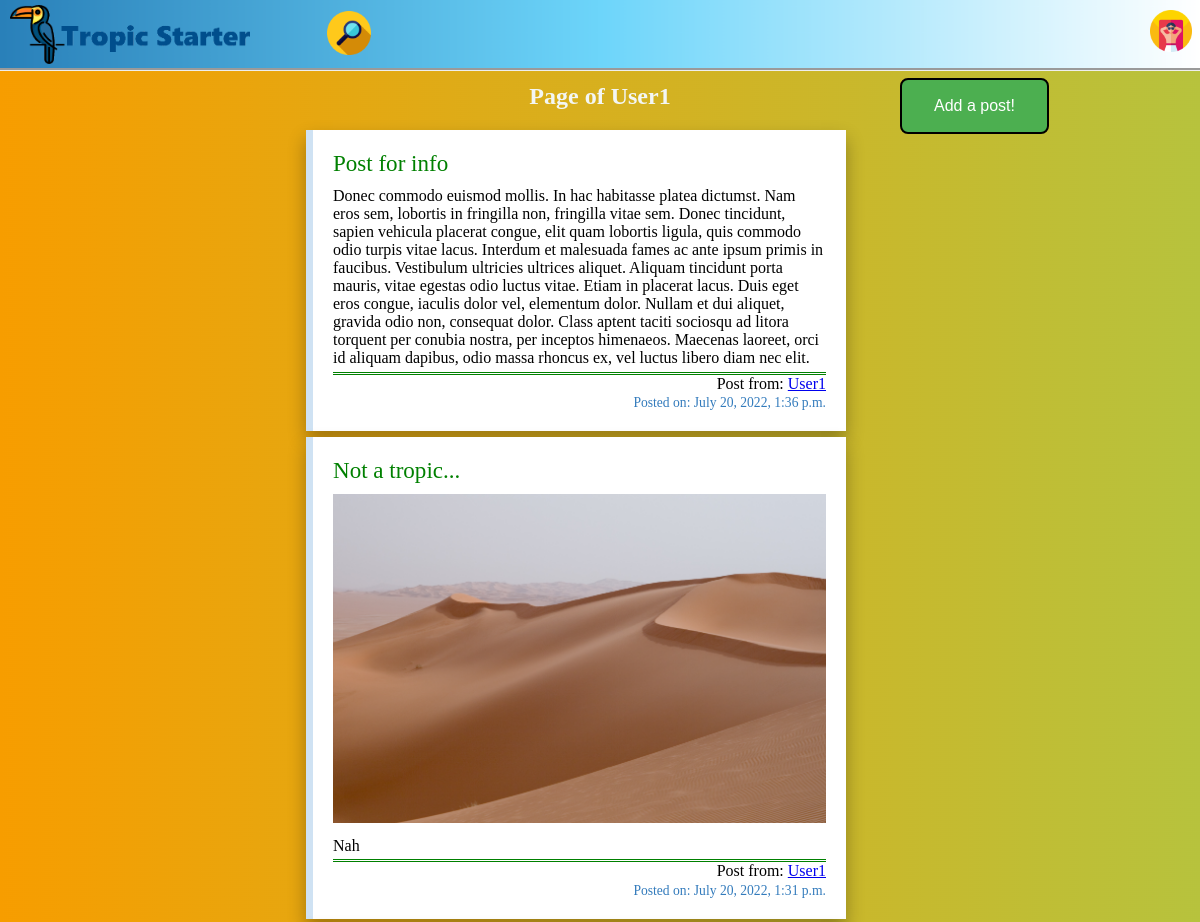
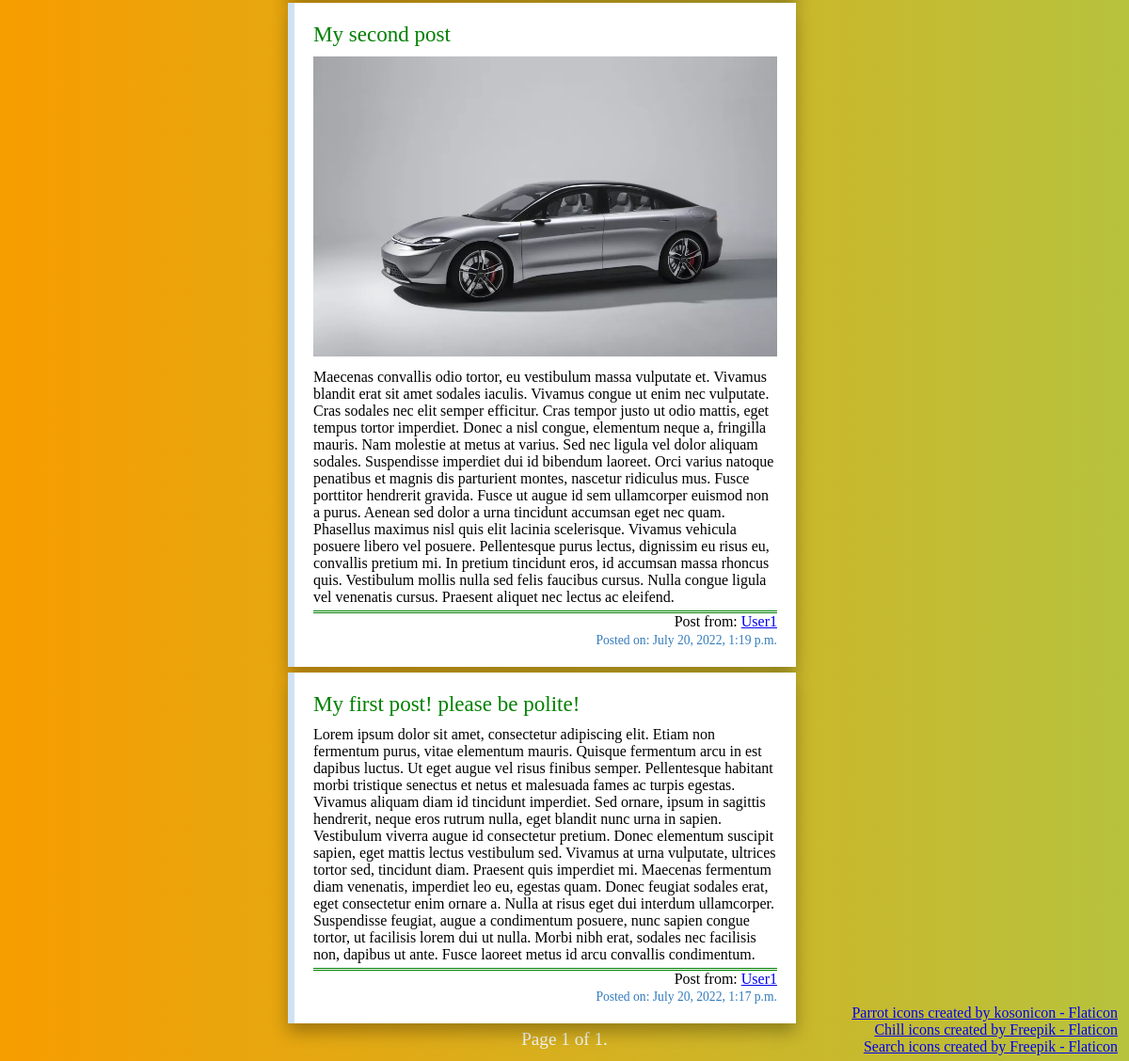
The app's page /userpage/2/ with its own data (2 pictures, top to bottom).
### tropic_starter/models.py (models this page shows, shortened)
class TSUser(AbstractUser):
    email = models.EmailField(max_length=254, blank=False, unique=True)
    USERNAME_FIELD = 'email'
    REQUIRED_FIELDS = ['username']
    def __str__(self):
        return self.username

class Post(models.Model):
    title = models.CharField(max_length=255)
    content = models.TextField()
    post_pic = models.ImageField(blank=True, null=True, upload_to='postspics/')
    datetime = models.DateTimeField(auto_now=True)
    author = models.ForeignKey(TSUser, on_delete=models.CASCADE, parent_link=True, null=False)

### tropic_starter/views.py (the view)
# urls.py: path('userpage/<int:id>/', UserPageView.as_view(), name='userpage'),
class UserPageView(View):
    def get(self, request, id):
        user = TSUser.objects.get(id=id)
        userposts = Post.objects.filter(author_id=id).order_by('-datetime')
        userpostspag = Paginator(userposts, 10)
        pgnum = request.GET.get('pgnum')
        if pgnum is None:
            userpostspage = userpostspag.get_page(1)
            return render(request, 'userpageposts.html', {'userpostspage': userpostspage, 'user': user})
        else:
            userpostspage = userpostspag.get_page(pgnum)
            return render(request, 'userpageposts.html', {'userpostspage': userpostspage, 'user': user})

### tropic_starter/templates/userpageposts.html (shortened to what this page needs)
{% extends 'base.html' %}
{% block body %}
<section class="homepagebutts">
        <div><a href="/addpost/"><button class="addpostbutton">Add a post!</button></a></div>
</section>
<section>
    <h1 class="srchres">Page of {{ user.username }}</h1>
    {% for post in userpostspage %}
    <div class="wholepost">
        <div class="posttitle"><a class="posttitle" href="/post/{{ post.id }}">{{ post.title }}</a></div>
        {% if post.post_pic %}
            <img class="postpic" src="{{ post.post_pic.url }}">
        {% endif %}
        <div class="postcontent">{{ post.content }}</div>
        <div class="postauthor">Post from: <a href="/userpage/{{ post.author.id }}">{{ post.author}}</a></div>
        <div class="postdatetime">Posted on: {{ post.datetime }}</div>
    </div>
    {% endfor %}
</section>
{% endblock %}
{% block pagination %}
<div class="pagination">
  <span>
    <span>
      Page {{ userpostspage.number }} of {{ userpostspage.paginator.num_pages }}.
    </span>
  </span>
</div>
{% endblock %}

### tropic_starter/static/styles.css (style rules this page uses)
.body { background-image: url('pics/background.jpg'); margin: 0%; position: static; }
.homepagebutts { margin-right: 0%; margin-left: 75%; position: absolute; margin-top: 0.55%; }
.addpostbutton { box-sizing: border-box; background-color: #4CAF50; border: 2px solid black; color: white; padding: 17px 32px; border-radius: 8px; text-align: center; text-decoration: none; display: inline-block; font-size: 16px; }
.srchres { box-sizing: border-box; display: block; margin-left: auto; margin-right: auto; text-align: center; text-style: none; color: #f3f6f4; margin-top: 1%; }
.pagination { box-sizing: border-box; display: block; margin-left: auto; margin-right: auto; text-align: center; font-size: 1.2em; color: #f3f6f4; margin-bottom: 1%; margin-top: 0.5%; }
.wholepost { box-sizing: border-box; text-align: left; display: block; margin-left: 25.5%; margin-right: auto; width: 45%; height: 100%; padding: 20px; margin-top: 0.5%; background: white; position: relative; border-left: 7px solid #cfe2f3; box-shadow: 0px 9px 17px 0px rgba(0,0,0,0.3); }
.posttitle { box-sizing: border-box; text-decoration: none; font-size: 1.2em; color: green; text-align: left; margin-bottom: 2%; }
.postpic { box-sizing: border-box; margin: auto; position: relative; max-width: 100%; }
.postcontent { box-sizing: border-box; margin-top: 2%; margin-bottom: 1%; }
.postdatetime { box-sizing: border-box; margin-top: 0.5%; font-size: 0.85em; color: #337bbc; text-align: right; }
.postauthor { border-top-style: double; border-top-color: green; border-top-width: 3.5px box-sizing: border-box; margin-top: 1%; text-decoration: none; text-align: right; color: black; }

### records on screen
TSUser: username "User1"
Post: title "Post for info", content "Donec commodo euismod mollis. In hac habitasse platea dictumst. Nam eros sem, lobortis in fringilla non, fringilla vitae sem. Donec tincidunt, sapien vehicula placerat congue, elit quam lobortis ligula, quis commodo odio turpis vitae lacus. Interdum et malesuada fames ac ante ipsum primis in faucibus. Vestibulum ultricies ultrices aliquet. Aliquam tincidunt porta mauris, vitae egestas odio luctus vitae. Etiam in placerat lacus. Duis eget eros congue, iaculis dolor vel, elementum dolor. Nullam et dui aliquet, gravida odio non, consequat dolor. Class aptent taciti sociosqu ad litora torquent per conubia nostra, per inceptos himenaeos. Maecenas laoreet, orci id aliquam dapibus, odio massa…", author "User1", datetime "July 20, 2022, 1:36 p.m."
Post: title "Not a tropic...", post_pic (picture), content "Nah", author "User1", datetime "July 20, 2022, 1:31 p.m."
Post: title "My second post", post_pic (picture), content "Maecenas convallis odio tortor, eu vestibulum massa vulputate et. Vivamus blandit erat sit amet sodales iaculis. Vivamus congue ut enim nec vulputate. Cras sodales nec elit semper efficitur. Cras tempor justo ut odio mattis, eget tempus tortor imperdiet. Donec a nisl congue, elementum neque a, fringilla mauris. Nam molestie at metus at varius. Sed nec ligula vel dolor aliquam sodales. Suspendisse imperdiet dui id bibendum laoreet. Orci varius natoque penatibus et magnis dis parturient montes, nascetur ridiculus mus. Fusce porttitor hendrerit gravida. Fusce ut augue id sem ullamcorper euismod non a purus. Aenean sed dolor a urna tincidunt accumsan eget nec quam. Phasellus maximus nisl quis…", author "User1", datetime "July 20, 2022, 1:19 p.m."
Post: title "My first post! please be polite!", content "Lorem ipsum dolor sit amet, consectetur adipiscing elit. Etiam non fermentum purus, vitae elementum mauris. Quisque fermentum arcu in est dapibus luctus. Ut eget augue vel risus finibus semper. Pellentesque habitant morbi tristique senectus et netus et malesuada fames ac turpis egestas. Vivamus aliquam diam id tincidunt imperdiet. Sed ornare, ipsum in sagittis hendrerit, neque eros rutrum nulla, eget blandit nunc urna in sapien. Vestibulum viverra augue id consectetur pretium. Donec elementum suscipit sapien, eget mattis lectus vestibulum sed. Vivamus at urna vulputate, ultrices tortor sed, tincidunt diam. Praesent quis imperdiet mi. Maecenas fermentum diam venenatis, imperdiet leo eu,…", author "User1", datetime "July 20, 2022, 1:17 p.m."

### other values on screen
{{ userpostspage.number }} "1"
{{ userpostspage.paginator.num_pages }} "1"
